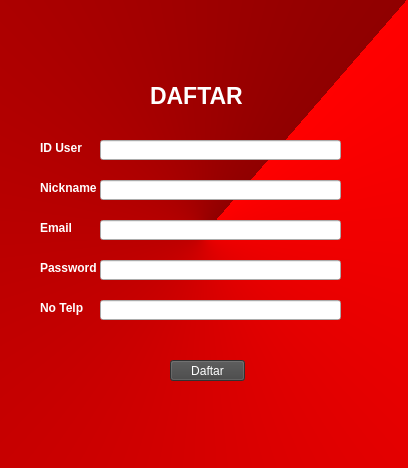
<?xml version="1.0" encoding="UTF-8"?>
<ui version="4.0">
 <class>Form</class>
 <widget class="QWidget" name="Form">
  <property name="geometry">
   <rect>
    <x>0</x>
    <y>0</y>
    <width>408</width>
    <height>468</height>
   </rect>
  </property>
  <property name="windowTitle">
   <string>Form</string>
  </property>
  <property name="styleSheet">
   <string notr="true">QWidget#Form{
background-color: qconicalgradient(cx:0.5, cy:0.5, angle:45, stop:0 rgba(144, 0, 0, 255), stop:1 rgba(255, 0, 0, 255))
}</string>
  </property>
  <widget class="QLabel" name="label_5">
   <property name="geometry">
    <rect>
     <x>150</x>
     <y>50</y>
     <width>131</width>
     <height>91</height>
    </rect>
   </property>
   <property name="font">
    <font>
     <pointsize>17</pointsize>
     <weight>75</weight>
     <bold>true</bold>
    </font>
   </property>
   <property name="styleSheet">
    <string notr="true">color: rgb(255, 255, 255);</string>
   </property>
   <property name="text">
    <string>DAFTAR</string>
   </property>
  </widget>
  <widget class="QLabel" name="label_6">
   <property name="geometry">
    <rect>
     <x>40</x>
     <y>140</y>
     <width>61</width>
     <height>16</height>
    </rect>
   </property>
   <property name="font">
    <font>
     <weight>75</weight>
     <bold>true</bold>
    </font>
   </property>
   <property name="styleSheet">
    <string notr="true">color: rgb(255, 255, 255);</string>
   </property>
   <property name="text">
    <string>ID User</string>
   </property>
  </widget>
  <widget class="QLineEdit" name="lineEdit_3">
   <property name="geometry">
    <rect>
     <x>100</x>
     <y>140</y>
     <width>241</width>
     <height>20</height>
    </rect>
   </property>
  </widget>
  <widget class="QLabel" name="label_7">
   <property name="geometry">
    <rect>
     <x>40</x>
     <y>180</y>
     <width>61</width>
     <height>16</height>
    </rect>
   </property>
   <property name="font">
    <font>
     <weight>75</weight>
     <bold>true</bold>
    </font>
   </property>
   <property name="styleSheet">
    <string notr="true">color: rgb(255, 255, 255);</string>
   </property>
   <property name="text">
    <string>Nickname</string>
   </property>
  </widget>
  <widget class="QLineEdit" name="lineEdit_4">
   <property name="geometry">
    <rect>
     <x>100</x>
     <y>180</y>
     <width>241</width>
     <height>20</height>
    </rect>
   </property>
  </widget>
  <widget class="QLabel" name="label_3">
   <property name="geometry">
    <rect>
     <x>40</x>
     <y>260</y>
     <width>61</width>
     <height>16</height>
    </rect>
   </property>
   <property name="font">
    <font>
     <weight>75</weight>
     <bold>true</bold>
    </font>
   </property>
   <property name="styleSheet">
    <string notr="true">color: rgb(255, 255, 255);</string>
   </property>
   <property name="text">
    <string>Password</string>
   </property>
  </widget>
  <widget class="QLineEdit" name="lineEdit_5">
   <property name="geometry">
    <rect>
     <x>100</x>
     <y>260</y>
     <width>241</width>
     <height>20</height>
    </rect>
   </property>
   <property name="echoMode">
    <enum>QLineEdit::Normal</enum>
   </property>
  </widget>
  <widget class="QLabel" name="label_4">
   <property name="geometry">
    <rect>
     <x>40</x>
     <y>220</y>
     <width>61</width>
     <height>16</height>
    </rect>
   </property>
   <property name="font">
    <font>
     <weight>75</weight>
     <bold>true</bold>
    </font>
   </property>
   <property name="styleSheet">
    <string notr="true">color: rgb(255, 255, 255);</string>
   </property>
   <property name="text">
    <string>Email</string>
   </property>
  </widget>
  <widget class="QLineEdit" name="lineEdit_6">
   <property name="geometry">
    <rect>
     <x>100</x>
     <y>220</y>
     <width>241</width>
     <height>20</height>
    </rect>
   </property>
   <property name="echoMode">
    <enum>QLineEdit::Normal</enum>
   </property>
  </widget>
  <widget class="QLabel" name="label_8">
   <property name="geometry">
    <rect>
     <x>40</x>
     <y>300</y>
     <width>61</width>
     <height>16</height>
    </rect>
   </property>
   <property name="font">
    <font>
     <weight>75</weight>
     <bold>true</bold>
    </font>
   </property>
   <property name="styleSheet">
    <string notr="true">color: rgb(255, 255, 255);</string>
   </property>
   <property name="text">
    <string>No Telp</string>
   </property>
  </widget>
  <widget class="QLineEdit" name="lineEdit_7">
   <property name="geometry">
    <rect>
     <x>100</x>
     <y>300</y>
     <width>241</width>
     <height>20</height>
    </rect>
   </property>
   <property name="echoMode">
    <enum>QLineEdit::Normal</enum>
   </property>
  </widget>
  <widget class="QPushButton" name="pushButton_3">
   <property name="geometry">
    <rect>
     <x>170</x>
     <y>360</y>
     <width>75</width>
     <height>21</height>
    </rect>
   </property>
   <property name="styleSheet">
    <string notr="true">background-color: rgb(68, 68, 68);
color: rgb(255, 255, 255);</string>
   </property>
   <property name="text">
    <string>Daftar</string>
   </property>
  </widget>
 </widget>
 <resources/>
 <connections/>
</ui>
